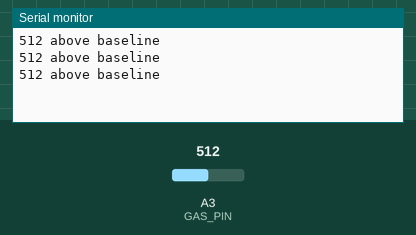
The sketch below on a simulated Arduino Uno, built with avr-gcc and run on an emulated ATmega328P. Parts: the last lines printed to the serial monitor. The test bench sets the inputs (shaded band); at power-on: A3 (GAS_PIN) = 512.

Above: at 1.3 s.
1.4 s: A3 (GAS_PIN) set to 484
At 1.9 s:
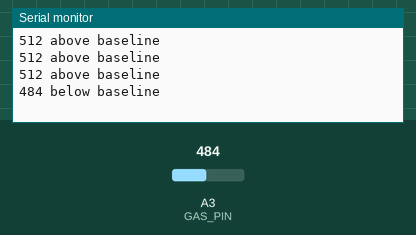
3.5 s: A3 (GAS_PIN) set to 511
At 3.8 s:
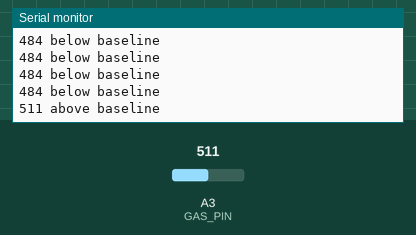

Measured:
- the behaviour switches between 501 and 500 on A3 (GAS_PIN) (found by bisection; images 0 and 1)
- after the input at 1.4 s, the serial monitor: prints a new line after 0.10 s (image 1)
- after the input at 3.5 s, the serial monitor: prints a new line at once (image 2)

The sketch:

Challenge03_Baseline.ino
```cpp
// Complete example solution for Lesson13, challenge 03.
const int GAS_PIN = A3;
const int BASELINE = 500;
void setup() {
  Serial.begin(9600);
}
void loop() {
  int v = analogRead(GAS_PIN);
  Serial.print(v);
  Serial.println(v>BASELINE?" above baseline":" below baseline");
  delay(500);
}
```
